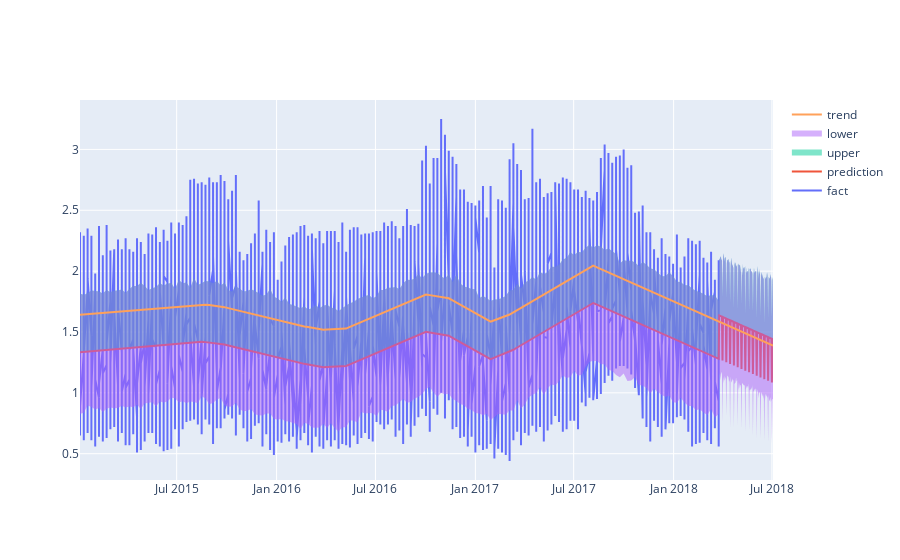

Notebook source saved alongside this figure:
### Code cell
create_plot(df, final_forecast)

### Figure 1 — Plotly figure (JSON) as saved in the notebook; plotly's stock layout.template omitted (floating-point values rounded to 4 significant figures; data arrays with more than 128 entries replaced by an {"elided": "..."} marker saying what was removed)
{"data": [{"name": "fact", "type": "scatter", "x": {"elided": "18249 str values"}, "y": {"elided": "18249 float values"}}, {"name": "prediction", "type": "scatter", "x": {"elided": "269 str values"}, "y": {"elided": "269 float values"}}, {"fill": "tonexty", "mode": "none", "name": "upper", "type": "scatter", "x": {"elided": "269 str values"}, "y": {"elided": "269 float values"}}, {"fill": "tonexty", "mode": "none", "name": "lower", "type": "scatter", "x": {"elided": "269 str values"}, "y": {"elided": "269 float values"}}, {"name": "trend", "type": "scatter", "x": {"elided": "269 str values"}, "y": {"elided": "269 float values"}}], "layout": {}}
